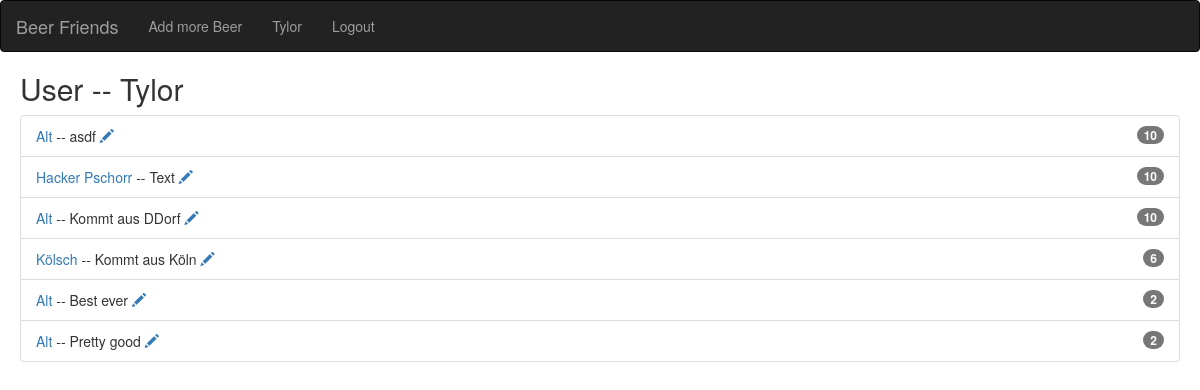
Page /user/Tylor (signed in) on the committed database.
### beerFriends/models.py (models this page shows)
class Review(models.Model):
    beer = models.ForeignKey(Beer, on_delete=models.CASCADE)
    rating = models.IntegerField(validators=[MinValueValidator(1), MaxValueValidator(10)], null=True)
    text = models.CharField(max_length=250, null=True)
    creator = models.CharField(max_length=250, null=True)

class Beer(models.Model):
    name = models.CharField(max_length=250, null=True)
    addedOn = models.DateField(default=datetime.now, blank=True)
    origin = models.CharField(max_length=250, null=True)
    rating = models.FloatField(null=True, blank=True)
    image = CloudinaryField('image', null=True)
    alcoholContent = models.FloatField(validators=[MinValueValidator(0), MaxValueValidator(100)], max_length=10, null=True, blank=True)

### beerFriends/views.py (the view)
# urls.py: path('user/<slug:username>', user_view, name='user'),
def user_view(request, username):
    user = User.objects.filter(username=username).first()
    user_reviews = Review.objects.filter(creator=user.username).order_by('rating')[::-1]
    context = {'user_reviews': user_reviews, 'viewedUser': user}
    return render(request, 'beerFriends/user_detail.html', context)

### templates/beerFriends/user_detail.html
{% extends 'base.html' %}
{% block content %}
<div style="margin: 10px;">
    <h2>
        User -- {{viewedUser}}
    </h2>
    <ul class="list-group">
        {% for review in user_reviews %}
        <li class="list-group-item">
            <span class="badge">{{review.rating}}</span>
            <a href="{% url 'beer-detail' review.beer.id %}">{{review.beer.name}} </a> -- {{review.text}}
            {% if review.creator == user.username %}
            <a href="{% url 'editReview' review.id %}"><span class="glyphicon glyphicon-pencil"></span></a>
            {% endif %}
        </li>
        {% endfor %}
    </ul>
</div>
{% endblock %}

### templates/base.html (shortened to what this page needs)
<!DOCTYPE html>
<html>
<head>
<body>
{% load bootstrap3 %}
{% bootstrap_css %}
<nav class="navbar navbar-inverse">
    <a class="navbar-brand" href="/">Beer Friends</a>
    <ul class="nav navbar-nav d-flex bd-highlight mb-3">
        <li class="nav-item p-2 bd-highlight">
            <a href="{% url 'add' %}">Add more Beer</a>
        </li>
        {% if user.is_authenticated %}
        <li>
            <a href="{% url 'user' user.username %}">{{ user.username }}</a>
        </li>
        <li>
            <a href="{% url 'logout' %}">Logout</a>
        </li>
        {% endif %}
    </ul>
</nav>
<div style="margin: 10px;">
    {% block content %}{% endblock %}
</div>
</body>
</html>

### rows in the picture
Review: rating "10", beer.name "Alt", text "asdf"
Review: rating "10", beer.name "Hacker Pschorr", text "Text"
Review: rating "10", beer.name "Alt", text "Kommt aus DDorf"
Review: rating "6", beer.name "Kölsch", text "Kommt aus Köln"
Review: rating "2", beer.name "Alt", text "Best ever"
Review: rating "2", beer.name "Alt", text "Pretty good"

### other values in the picture
{{ user.username }} "Tylor"
{{ viewedUser }} "Tylor"
